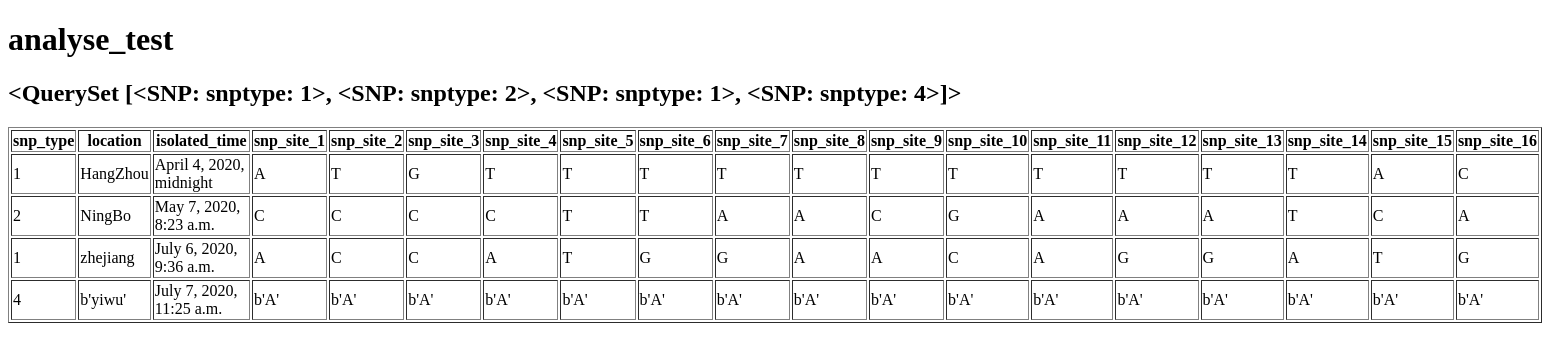
The page /analyse/ on the database as committed earlier.
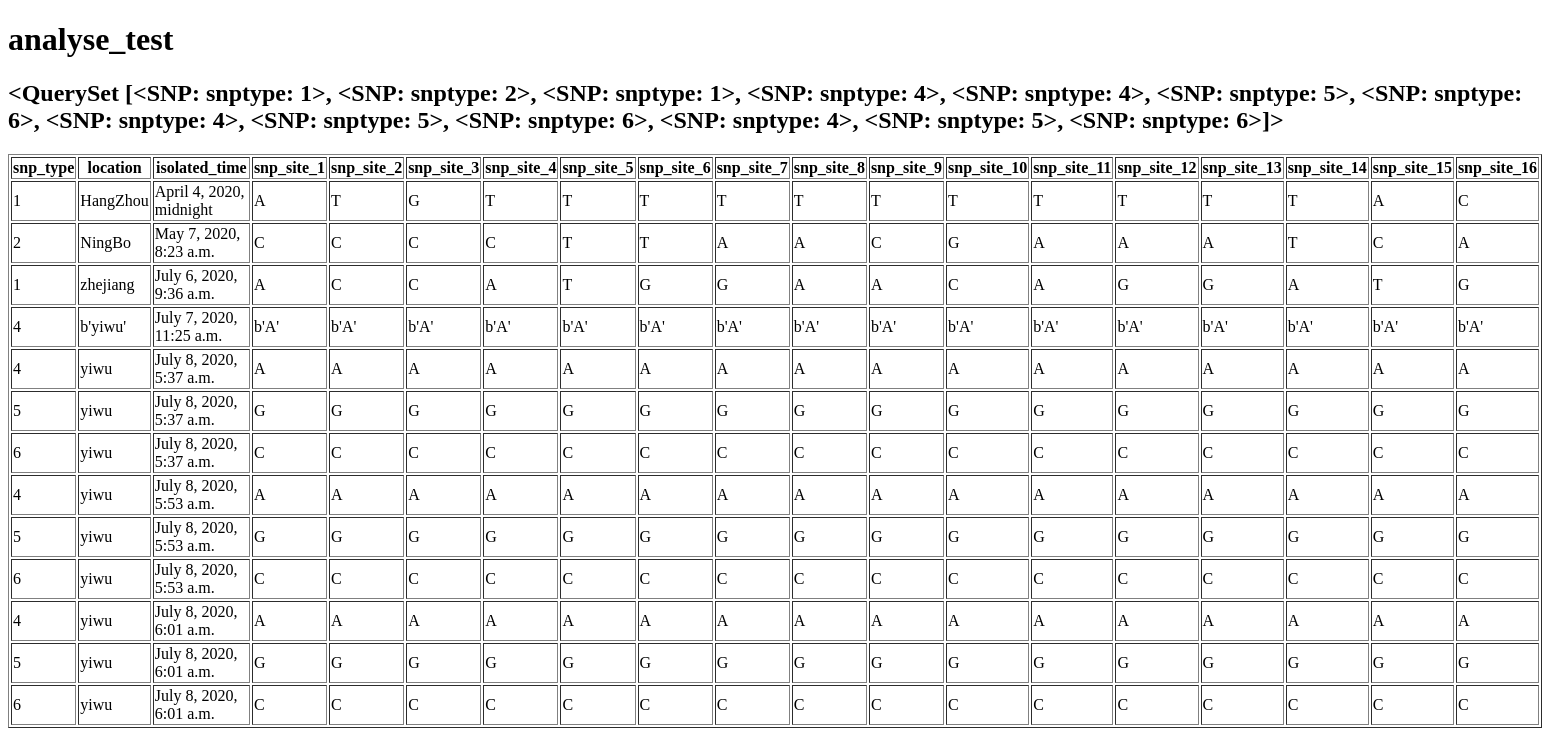
The same page on the database as committed later.
### web/models.py (models this page shows, shortened)
class SNP(models.Model):
    location = models.CharField(verbose_name='分离地点', max_length=70)
    isolated_time = models.DateTimeField(verbose_name='分离时间')
    created_time = models.DateTimeField(verbose_name='创建时间', default=timezone.now)
    modified_time = models.DateTimeField(verbose_name='修改时间')
    snp_type = models.IntegerField(verbose_name='snp类型')
    snp_site_1 = models.CharField(max_length = 1)
    snp_site_2 = models.CharField(max_length = 1)
    snp_site_3 = models.CharField(max_length = 1)
    snp_site_4 = models.CharField(max_length = 1)
    snp_site_5 = models.CharField(max_length = 1)
    snp_site_6 = models.CharField(max_length = 1)
    snp_site_7 = models.CharField(max_length = 1)
    snp_site_8 = models.CharField(max_length = 1)
    snp_site_9 = models.CharField(max_length = 1)
    snp_site_10 = models.CharField(max_length = 1)
    snp_site_11 = models.CharField(max_length = 1)
    snp_site_12 = models.CharField(max_length = 1)
    snp_site_13 = models.CharField(max_length = 1)
    snp_site_14 = models.CharField(max_length = 1)
    snp_site_15 = models.CharField(max_length = 1)
    snp_site_16 = models.CharField(max_length = 1)
    author = models.ForeignKey(User,verbose_name='添加者', on_delete=models.CASCADE)
    class Meta:
        verbose_name = 'snp明细'
        verbose_name_plural = verbose_name
    def __str__(self):
        return 'snptype: '+ str(self.snp_type)

### web/views.py (the view)
# urls.py: path('analyse/', views.analyse, name='analyse'),
def analyse(request):
    text = SNP.objects.all()
    return render(request, 'web/analyse.html', context={'text': text} )

### templates/web/analyse.html (shortened to what this page needs)
<!DOCTYPE html>
<html lang="en">
<head>
</head>
<body>
<h1>analyse_test</h1>
<h2>
   {{ text }}
</h2>
    <table border="1">
        <tr>
            <th>snp_type</th>
            <th>location</th>
            <th>isolated_time</th>
            <th>snp_site_1</th>
            <th>snp_site_2</th>
            <th>snp_site_3</th>
            <th>snp_site_4</th>
            <th>snp_site_5</th>
            <th>snp_site_6</th>
            <th>snp_site_7</th>
            <th>snp_site_8</th>
            <th>snp_site_9</th>
            <th>snp_site_10</th>
            <th>snp_site_11</th>
            <th>snp_site_12</th>
            <th>snp_site_13</th>
            <th>snp_site_14</th>
            <th>snp_site_15</th>
            <th>snp_site_16</th>
        </tr>
            {% for i in text %}
                <tr>
                <td>{{ i.snp_type }}</td>
                <td>{{ i.location }}</td>
                <td>{{ i.isolated_time }}</td>
                <td>{{ i.snp_site_1 }}</td>
                <td>{{ i.snp_site_2 }}</td>
                <td>{{ i.snp_site_3 }}</td>
                <td>{{ i.snp_site_4 }}</td>
                <td>{{ i.snp_site_5 }}</td>
                <td>{{ i.snp_site_6 }}</td>
                <td>{{ i.snp_site_7 }}</td>
                <td>{{ i.snp_site_8 }}</td>
                <td>{{ i.snp_site_9 }}</td>
                <td>{{ i.snp_site_10 }}</td>
                <td>{{ i.snp_site_11 }}</td>
                <td>{{ i.snp_site_12 }}</td>
                <td>{{ i.snp_site_13 }}</td>
                <td>{{ i.snp_site_14 }}</td>
                <td>{{ i.snp_site_15 }}</td>
                <td>{{ i.snp_site_16 }}</td>
                </tr>
            {% endfor %}
    </table>
</body>
</html>

Rows that differ between the two databases and show on the page:
computed for SNP "HangZhou": snp_type.snp_type "<QuerySet [<SNP: snptype: 1>, <SNP: snptype: 2>, <SNP: snptype: 1>, <SNP: snptype: 4>]>" → "…snptype: 1>, <SNP: snptype: 4>, <SNP: snptype: 4>, <SNP: snptype: 5>, <SNP: snptype: 6>, <SNP: snptype: 4>, <SNP: snptype: 5>, <SNP: snptype: 6>, <SNP: snptype: 4>, <SNP: snptype: 5>, <SNP: snptype: 6>]>"
added SNP: snp_type "4", location "yiwu", isolated_time "July 8, 2020, 5:37 a.m.", snp_site_1 "A", snp_site_2 "A", snp_site_3 "A", snp_site_4 "A", snp_site_5 "A", snp_site_6 "A", snp_site_7 "A", snp_site_8 "A", snp_site_9 "A", snp_site_10 "A", snp_site_11 "A", snp_site_12 "A", snp_site_13 "A", snp_site_14 "A", snp_site_15 "A", snp_site_16 "A"
added SNP: snp_type "5", location "yiwu", isolated_time "July 8, 2020, 5:37 a.m.", snp_site_1 "G", snp_site_2 "G", snp_site_3 "G", snp_site_4 "G", snp_site_5 "G", snp_site_6 "G", snp_site_7 "G", snp_site_8 "G", snp_site_9 "G", snp_site_10 "G", snp_site_11 "G", snp_site_12 "G", snp_site_13 "G", snp_site_14 "G", snp_site_15 "G", snp_site_16 "G"
added SNP: snp_type "6", location "yiwu", isolated_time "July 8, 2020, 5:37 a.m.", snp_site_1 "C", snp_site_2 "C", snp_site_3 "C", snp_site_4 "C", snp_site_5 "C", snp_site_6 "C", snp_site_7 "C", snp_site_8 "C", snp_site_9 "C", snp_site_10 "C", snp_site_11 "C", snp_site_12 "C", snp_site_13 "C", snp_site_14 "C", snp_site_15 "C", snp_site_16 "C"
added SNP: snp_type "4", location "yiwu", isolated_time "July 8, 2020, 5:53 a.m.", snp_site_1 "A", snp_site_2 "A", snp_site_3 "A", snp_site_4 "A", snp_site_5 "A", snp_site_6 "A", snp_site_7 "A", snp_site_8 "A", snp_site_9 "A", snp_site_10 "A", snp_site_11 "A", snp_site_12 "A", snp_site_13 "A", snp_site_14 "A", snp_site_15 "A", snp_site_16 "A"
added SNP: snp_type "5", location "yiwu", isolated_time "July 8, 2020, 5:53 a.m.", snp_site_1 "G", snp_site_2 "G", snp_site_3 "G", snp_site_4 "G", snp_site_5 "G", snp_site_6 "G", snp_site_7 "G", snp_site_8 "G", snp_site_9 "G", snp_site_10 "G", snp_site_11 "G", snp_site_12 "G", snp_site_13 "G", snp_site_14 "G", snp_site_15 "G", snp_site_16 "G"
added SNP: snp_type "6", location "yiwu", isolated_time "July 8, 2020, 5:53 a.m.", snp_site_1 "C", snp_site_2 "C", snp_site_3 "C", snp_site_4 "C", snp_site_5 "C", snp_site_6 "C", snp_site_7 "C", snp_site_8 "C", snp_site_9 "C", snp_site_10 "C", snp_site_11 "C", snp_site_12 "C", snp_site_13 "C", snp_site_14 "C", snp_site_15 "C", snp_site_16 "C"
added SNP: snp_type "4", location "yiwu", isolated_time "July 8, 2020, 6:01 a.m.", snp_site_1 "A", snp_site_2 "A", snp_site_3 "A", snp_site_4 "A", snp_site_5 "A", snp_site_6 "A", snp_site_7 "A", snp_site_8 "A", snp_site_9 "A", snp_site_10 "A", snp_site_11 "A", snp_site_12 "A", snp_site_13 "A", snp_site_14 "A", snp_site_15 "A", snp_site_16 "A"
added SNP: snp_type "5", location "yiwu", isolated_time "July 8, 2020, 6:01 a.m.", snp_site_1 "G", snp_site_2 "G", snp_site_3 "G", snp_site_4 "G", snp_site_5 "G", snp_site_6 "G", snp_site_7 "G", snp_site_8 "G", snp_site_9 "G", snp_site_10 "G", snp_site_11 "G", snp_site_12 "G", snp_site_13 "G", snp_site_14 "G", snp_site_15 "G", snp_site_16 "G"
added SNP: snp_type "6", location "yiwu", isolated_time "July 8, 2020, 6:01 a.m.", snp_site_1 "C", snp_site_2 "C", snp_site_3 "C", snp_site_4 "C", snp_site_5 "C", snp_site_6 "C", snp_site_7 "C", snp_site_8 "C", snp_site_9 "C", snp_site_10 "C", snp_site_11 "C", snp_site_12 "C", snp_site_13 "C", snp_site_14 "C", snp_site_15 "C", snp_site_16 "C"
